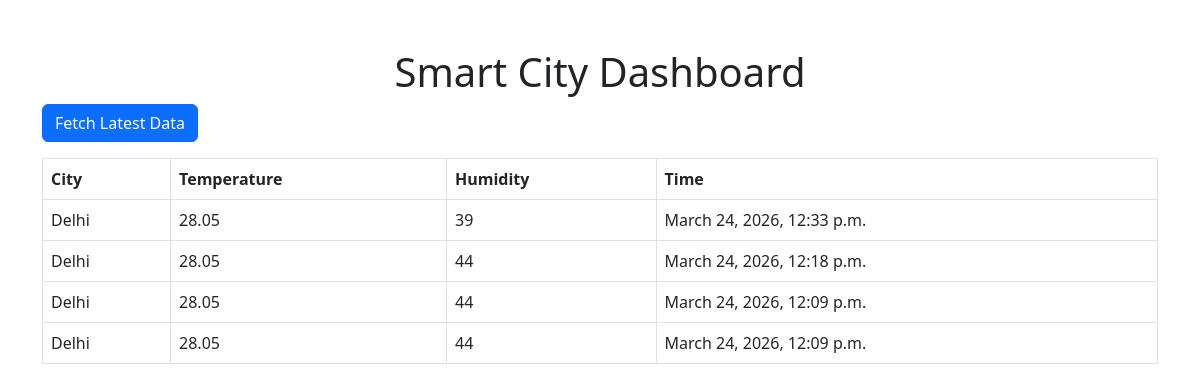
The page / on the database its author committed.
### dashboard/models.py (models this page shows, shortened)
class WeatherData(models.Model):
    city = models.CharField(max_length=100)
    temperature = models.FloatField()
    humidity = models.IntegerField()
    timestamp = models.DateTimeField(auto_now_add=True)

### dashboard/views.py (the view)
# urls.py: path('', dashboard_view),
def dashboard_view(request):
    data = WeatherData.objects.all().order_by('-timestamp')
    return render(request, 'dashboard.html', {'data': data})

### templates/dashboard.html (shortened to what this page needs)
<!DOCTYPE html>
<html>
<head>
    <link href="https://cdn.jsdelivr.net/npm/bootstrap@5.3.0/dist/css/bootstrap.min.css" rel="stylesheet">
</head>
<body class="container mt-5">
<h1 class="text-center">Smart City Dashboard</h1>
<a href="/fetch/" class="btn btn-primary mb-3">Fetch Latest Data</a>
<table class="table table-bordered">
<tr>
    <th>City</th>
    <th>Temperature</th>
    <th>Humidity</th>
    <th>Time</th>
</tr>
{% for d in data %}
<tr>
    <td>{{ d.city }}</td>
    <td>{{ d.temperature }}</td>
    <td>{{ d.humidity }}</td>
    <td>{{ d.timestamp }}</td>
</tr>
{% endfor %}
</table>
</body>
</html>

### rows shown on the page
WeatherData: city "Delhi", temperature "28.05", humidity "39", timestamp "March 24, 2026, 12:33 p.m."
WeatherData: city "Delhi", temperature "28.05", humidity "44", timestamp "March 24, 2026, 12:18 p.m."
WeatherData: city "Delhi", temperature "28.05", humidity "44", timestamp "March 24, 2026, 12:09 p.m."
WeatherData: city "Delhi", temperature "28.05", humidity "44", timestamp "March 24, 2026, 12:09 p.m."
